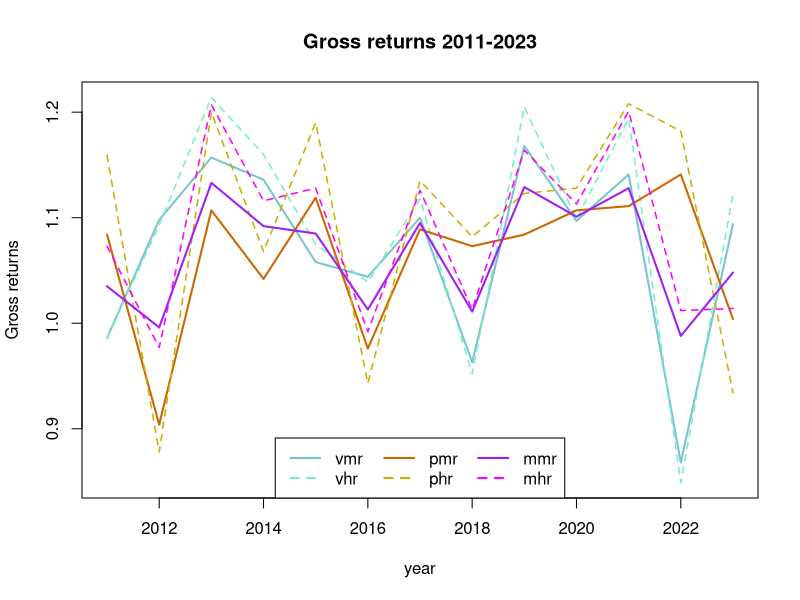
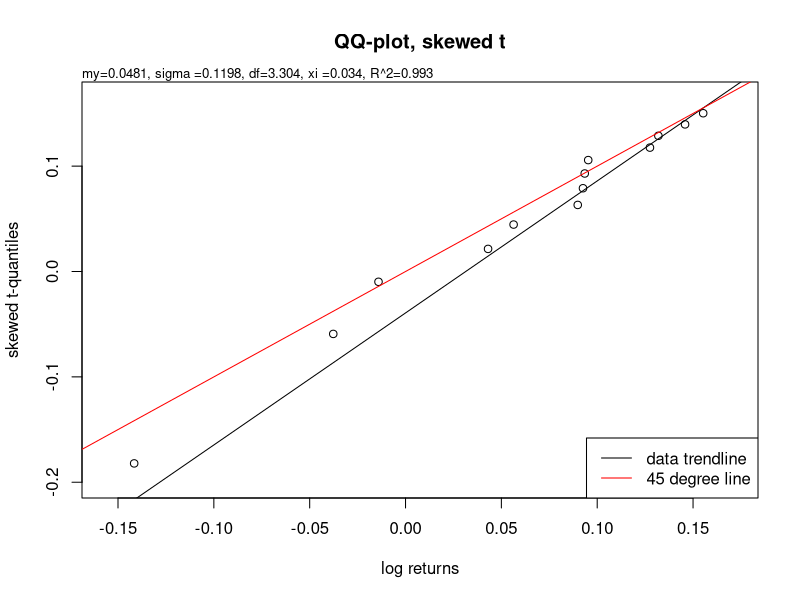
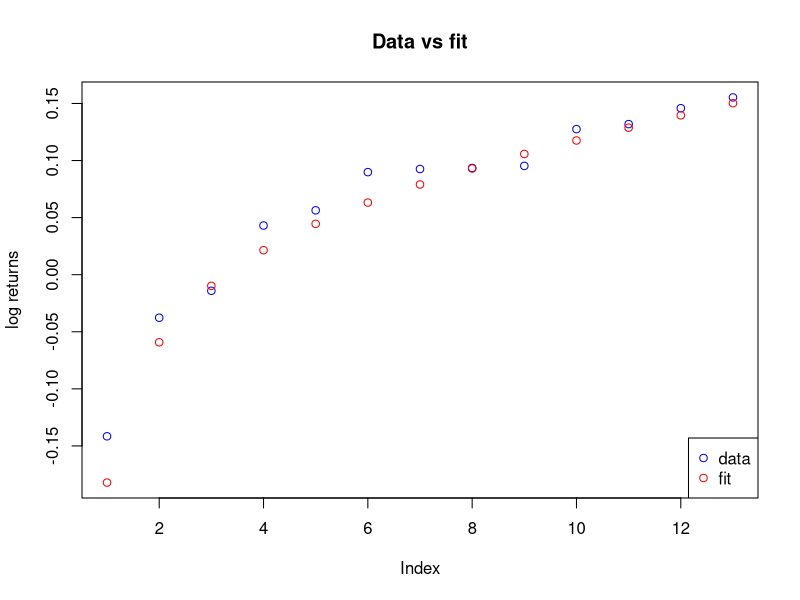
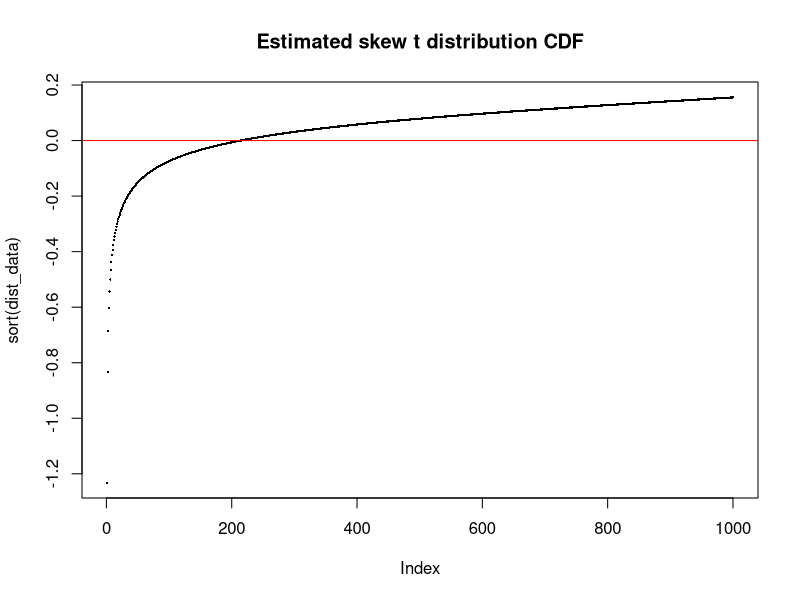
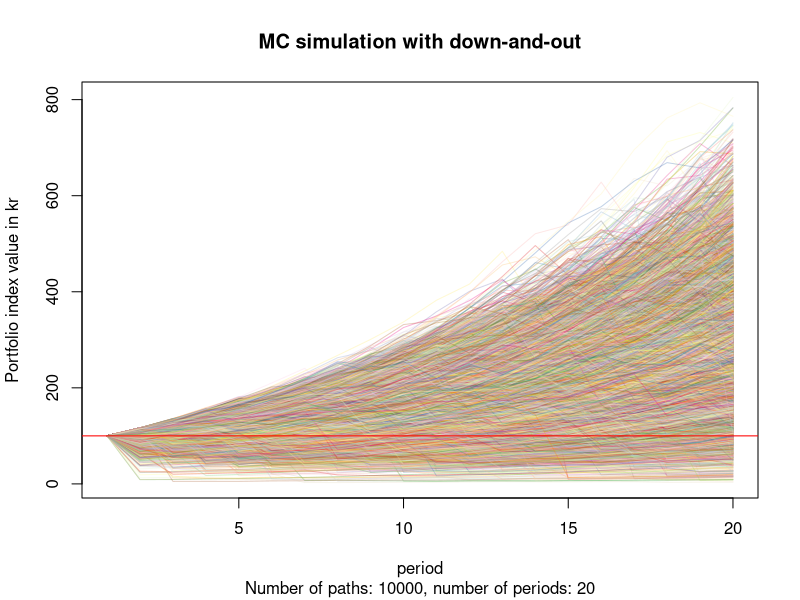

Write R code to recreate these figures, in order. (Note: this script raises an error after producing the figures.)
## ---- chunk 1
knitr::opts_chunk$set(echo=FALSE, warning=FALSE, message=FALSE)
## ---- chunk 2
library("fGarch")
library(RColorBrewer)
library(scales)
library(dplyr)
## ---- chunk 3
mc_num_paths <- 10000
mc_num_periods <- 20
mc_dao <- TRUE
## ---- chunk 4

## Calculate risk percentiles.
## data can be a data frame or a list of data frames.
# risk_percentiles <- function(data, percent, max_or_min) {
#   init_capital = 100
#   if(!is.list(data)) {
#     init_capital = 100
#   } else {
#     init_capital <- init_capital/length(data)
#     vect <- data[[1]]
#     if(length(data) > 1) {
#       for(i in 2:length(data)) {
#         vect <- vect + data[[i]]
#       }
#     }
#     data <- vect
#   }
#   if(max_or_min == "max"){
#       init_capital * (length(which(data < (100 - percent)/100)) + 0.5) / 1000
#     } else {
#       init_capital * (length(which(data > (100 + percent)/100)) + 0.5) / 1000
#     }
# }

## dist_data is given as log returns.
risk_percentiles <- function(dist_data, percent, max_or_min) {
  num_points <- length(dist_data)
  log_returns <- sort(dist_data)
  if(max_or_min == "max"){
    100 * (length(which(dist_data < log((100 - percent)/100)))) / num_points
  } else {
    100 * (length(which(dist_data > log((100 + percent)/100)))) / num_points
  }
}
risk_percentiles <- Vectorize(risk_percentiles, "percent")
  
## Estimate risk
risk_estimate <- function(dist_data, max_or_min = "max", percent) {
  if(max_or_min == "max") {
    cat("What is the risk of losing max", percent,"%? =<", risk_percentiles(dist_data, percent, max_or_min), "percent\n")
  } else {
    cat("What is the chance of gaining min", percent,"%? >=",risk_percentiles(dist_data, percent, max_or_min), "percent\n")
  }
}

## down_and_out_df() takes a data frame as input.
## For each column, the first element which is below the threshold and all following elements
## are set to 0.
down_and_out_df <- function(df, threshold) {
  ll <- lapply(df,
    function(vect) {
      n <- length(vect) 
      for(i in seq_along(vect)) {
        if(vect[i] < threshold ) {
          if(i == n) {break}
          vect[(i):n] <- rep(0, n - i + 1)
          break
        }
      }
      vect
    }
  )
  as.data.frame(ll)
}

down_and_out_vect <- function(vect, threshold) {
  n <- length(vect) 
  for(i in seq_along(vect)) {
    if(vect[i] < threshold ) {
      if(i == n) {break}
      vect[(i):n] <- rep(0, n - i + 1)
      break
    }
  }
  vect
}

count_num_dao <- function(df, threshold = 0) {
  length(which(df[nrow(df), ] <= threshold))
}

df_summary_to_df <- function(df_summary) {
  summary_df_pre <- as.data.frame(df_summary)
  summary_levels <- levels(summary_df_pre$Var2)
  summary_df <- data.frame(
    matrix(
      length(summary_levels), 
      nrow=nrow(
        summary_df_pre[summary_df_pre$Var2 == summary_levels[[1]], ]
      )
    )
  )
  summary_df_2 <- summary_df
  for(i in seq_along(summary_levels)) {
    summary_df[, i] <- summary_df_pre[summary_df_pre$Var2 == summary_levels[i], "Freq"]
  }

  row_names <- c("Min.   :", "1st Qu.:", "Median :", "Mean   :", "3rd Qu.:", "Max.   :")
  for(i in 1:nrow(summary_df)) {
    for(j in 1:ncol(summary_df)) {
      summary_df_2[i, j] <- as.numeric(gsub(row_names[i], "", summary_df[i, j]))
    }
  }
  names(summary_df_2) <- unlist(lapply(summary_levels, function(x) {gsub(" ", "", x)}))
  row.names(summary_df_2) <- row_names
  summary_df_2
}

## Rank funds for each metric in a summary data frame
## sorting is a list of elements being either "hi" or "lo", one element for each
## metric. If "hi", sort descending, if "lo", sort ascending.
rank_summary <- function(summary_df, sorting) {
  ll <- list()
  for(i in 1:nrow(summary_df)) {
    ll[[i]] <- data.frame(unlist(summary_df[i, ]), colnames(summary_df))
    #colnames(ll[[i]]) <- c(rownames(summary_df)[i], paste0(rownames(summary_df)[i], "_ranking"))
    colnames(ll[[i]]) <- c(rownames(summary_df)[i], "ranking")
    ifelse(
      sorting[i] == "hi",
      ll[[i]] <- arrange(
        ll[[i]],
        desc(
          get(colnames(ll[[i]])[1])
        )
      ),
      ll[[i]] <- arrange(
        ll[[i]],
        get(colnames(ll[[i]])[1])
      )
    )
    ifelse(
      i == 1,
      mc_rankings <- ll[[i]],
      mc_rankings <- cbind(mc_rankings, ll[[i]])
    )
  }
  
  rownames(mc_rankings) <- 1:nrow(mc_rankings)
  mc_rankings
}



## Fit data to a skewed t distribution
fit_skewed_t <- function(x, method = "BFGS") {
  loglik_sstd = function(beta) sum(- dsstd(x, mean = beta[1], sd = beta[2], nu = beta[3], xi = beta[4], log = TRUE))
  start = c(mean(x), sd(x), 3, 1)
  #fit_sstd = optim(start, loglik_sstd, hessian = F, method="L-BFGS-B", lower = c(0, 0.1, 1.1, -2))
  fit_sstd = optim(start, loglik_sstd, method = method)

  n = length(x)
  
  AIC_sstd = 2 * fit_sstd$value + 2 * 4
  BIC_sstd = 2 * fit_sstd$value + log(n) * 4
  #sd_sstd = sqrt(diag(solve(fit_sstd$hessian)))
  cat("\n")
  #cat("sd_sstd:", sd_sstd)
  cat("AIC:", AIC_sstd, "\n")
  cat("BIC:", BIC_sstd, "\n")
  
  # Middelværdi:
  mu_sstd_fit <- fit_sstd$par[1]#/1000
  cat("m:", mu_sstd_fit, "\n")
  
  # Spredning:
  sigma_sstd_fit <- fit_sstd$par[2]#/1000
  cat("s:", sigma_sstd_fit, "\n")
  
  # Frihedsgrader:
  nu_sstd_fit <- fit_sstd$par[3] # 3.36019
  cat("nu (df):", nu_sstd_fit, "\n")
  
  xi_sstd_fit <- fit_sstd$par[4] # 0.8436514
  cat("xi:", xi_sstd_fit, "\n")
  
  fit <- qsstd((1:n - 0.5)/n, mean = fit_sstd$par[1], sd = fit_sstd$par[2], nu = fit_sstd$par[3], xi = fit_sstd$par[4])

  r_squared <- cor(sort(fit), sort(x))
  # R^2
  r_squared_round <- round(r_squared, 3)
  cat("R^2:", r_squared_round, "\n")
  cat("\n")
  
  range_cuts <- c(0.0, 0.5, 0.9, 0.95, 0.99, 1.0)
  interpretations <- c(
    paste0("An R^2 of ", r_squared_round, " suggests that the fit is not great."),
    paste0("An R^2 of ", r_squared_round, " suggests that the fit is not completely random."),
    paste0("An R^2 of ", r_squared_round, " suggests that the fit is good."),
    paste0("An R^2 of ", r_squared_round, " suggests that the fit is very good."),
    paste0("An R^2 of ", r_squared_round, " suggests that the fit is extremely good.")
  )
  
  cat(interpretations[findInterval(r_squared_round, range_cuts)])
  cat("\n")
  cat("\n")
  
  dist_data <- qsstd((1:1000 - 0.5)/1000, mean = fit_sstd$par[1], sd = fit_sstd$par[2], nu = fit_sstd$par[3], xi = fit_sstd$par[4])

  risk_estimate(dist_data, "max", 10)
  risk_estimate(dist_data, "max", 25)
  risk_estimate(dist_data, "max", 50)
  risk_estimate(dist_data, "max", 90)
  risk_estimate(dist_data, "max", 99)
  cat("\n")
  risk_estimate(dist_data, "min", 10)
  risk_estimate(dist_data, "min", 25)
  risk_estimate(dist_data, "min", 50)
  risk_estimate(dist_data, "min", 90)
  risk_estimate(dist_data, "min", 99)

  theoretical_quantiles <- qsstd(ppoints(n), mu_sstd_fit, sigma_sstd_fit, nu_sstd_fit, xi_sstd_fit)
  
  output <- list(
    # Plot with estimated skewed t-distribution
    # qq plot for t-distribution
    qqplot = function() {qqplot(x = x, y = theoretical_quantiles, main = "QQ-plot, skewed t", xlab = "log returns", ylab = "skewed t-quantiles",  xlim = c(min(x) - abs(min(x))/10, max(x) + abs(max(x))/10), ylim = c(min(fit) - abs(min(fit))/10, max(fit) + abs(max(fit))/10))
    mtext(paste0("my=", round(mu_sstd_fit, 4),", sigma =", round(sigma_sstd_fit, 4),", df=",round(nu_sstd_fit, 3), ", xi =", round(xi_sstd_fit, 3), ", R^2=", r_squared_round), side=3,  cex = 0.8, adj=0)
    qqline(x, distribution = function(p) qsstd(p, mu_sstd_fit, sigma_sstd_fit, nu_sstd_fit, xi_sstd_fit), datax = TRUE, col="black")
    abline(0, 1, col = "red")
    legend("bottomright", legend = c("data trendline", "45 degree line"), col = c("black", "red"), lty = c(1, 1))
    },
    fit_plot = function() {
      plot(sort(x), col="blue", ylab = "log returns", main = "Data vs fit",
           ylim = c(min(c(x, fit)), max(c(x, fit))))
      points(sort(fit), col="red")
      legend("bottomright", legend = c("data", "fit"), col = c("blue", "red"), pch = c(1, 1))
    },
    dist_plot = function() {
      plot(sort(dist_data), pch = 16, cex = 0.3, main = "Estimated skew t distribution CDF")
      abline(a = 0, b = 0, col = "red")
    },
    data = x,
    fit = fit,
    dist_data = dist_data,
    m = mu_sstd_fit,
    s = sigma_sstd_fit,
    nu = nu_sstd_fit,
    xi = xi_sstd_fit,
    r_squared = r_squared,
    theoretical_quantiles = theoretical_quantiles
  )
  
  comment(output) <- "single_fit"
  output
}


# mc_simulation <- function(fit, num_paths = 1000, num_periods = 20, dao = TRUE) {
#   init_capital = 100
# 
#   qual_col_pals = brewer.pal.info[brewer.pal.info$category == 'qual',]
#   col_vector = unlist(mapply(brewer.pal, qual_col_pals$maxcolors, rownames(qual_col_pals)))
# 
#   mc_df <- data.frame(rep(0, num_periods))
#   for(j in 1:num_paths) {
#     mc_df[ ,j] <- init_capital * exp(cumsum(rsstd(num_periods, fit$m, fit$s, fit$nu, fit$xi)))
#   }
# 
#   colnames(mc_df) <- 1:num_paths
#   
#   mc_m <- mean(unlist(mc_df[num_periods, ]))
#   mc_s <- sd(unlist(mc_df[num_periods, ]))
#   mc_min <- min(unlist(mc_df[num_periods, ]))
#   mc_max <- max(unlist(mc_df[num_periods, ]))
#   
#   cat("Mean total portfolio index value after", num_periods, "years:", mc_m, "kr.\n")
#   cat("SD of total portfolio index value after", num_periods, "years:", mc_s, "kr.\n")
#   cat("Min total portfolio index value after", num_periods, "years:", mc_min, "kr.\n")
#   cat("Max total portfolio index value after", num_periods, "years:", mc_max, "kr.\n")
#   cat("\n")
#   
#   list(
#     mc_plot = function() {
#       plot(mc_df[, 1], type = "l", ylim = c(min(mc_df), max(mc_df)), xlab = "period", ylab = "Portfolio index value in kr", )
#       lapply(mc_df[, -1], function(x) {
#         lines(x, col = alpha(sample(col_vector, num_paths, replace = TRUE), 0.3))}
#       )
#       #polygon(x = c(0, num_periods, num_periods, 0), y = c(min(mc_df), min(mc_df), 0, 0), col = rgb(0.4, 0.4, 0.4, 0.25), border = NA)
#       abline(100, 0, lwd=1, col="red")
#     },
#     mc_plot_last_period = function() {
#       plot(
#         sort(unlist(mc_df[num_periods, ])), pch = 16, cex = 0.3,
#         xlab = "Sample ID",
#         ylab = "Portfolio index value in kr"
#       )
#       #polygon(x = c(0, num_paths, num_paths, 0), y = c(min(mc_df), min(mc_df), 0, 0), col = rgb(0.4, 0.4, 0.4, 0.25), border = NA)
#       abline(100, 0, lwd=1, col="red")
#       mtext(side=3, line=2, at=-0.07, adj=0, cex=1, "Sorted portfolio index values for last period of all runs")
#       mtext(side=3, line=1, at=-0.07, adj=0, cex=0.7, "(100 is par, 200 is double, 50 is half)")
#     },
#     mc_m = mc_m,
#     mc_s = mc_s,
#     mc_min = mc_min,
#     mc_max = mc_max,
#     mc_df = mc_df
#   )
# }


## Monte Carlo simulation
## Creates a data frame where each column is a simulated series, and the number 
## of rows is the number of periods in each series.
## The fit parameter can be a single output from fit_skewed_t(), or a list of 
## outputs from fit_skewed_t().
## mc_simulation() will create a separate simulation for each fit, dividing an 
## initial value of 100 between them, and then add the simulations together.
## For instance, if there are two fits, the first column of the simulations data 
## frame for the first fit will be added to the first column of the second df, ect.
## If dao=TRUE, will calculate down-and-out paths. For each column, the first 
## element which is below the threshold and all following elements are set to 0.

mc_simulation <- function(
    fit, 
    num_paths = 1000, 
    num_periods = 20,
    dao = TRUE,
    threshold = 0.01
    ) {
  init_capital = 100

  qual_col_pals = brewer.pal.info[brewer.pal.info$category == 'qual',]
  col_vector = unlist(mapply(brewer.pal, qual_col_pals$maxcolors, rownames(qual_col_pals)))

  ## Each single fit has comment "single_fit".
  ## A list if fits will not have a comment.
  if(is.null(comment(fit))) {
    ## A list of fits
    init_capital = 100/length(fit)
    mc_df <- data.frame(matrix(rep(0, num_paths * num_periods), nrow = num_periods))
    for(i in seq_along(fit)) {
      for(j in 1:num_paths) {
        mc_df[ ,j] <- mc_df[ ,j] + c(init_capital, init_capital * exp(cumsum(rsstd(num_periods - 1, fit[[i]]$m, fit[[i]]$s, fit[[i]]$nu, fit[[i]]$xi))))
      }
    }
  } else {
    if(comment(fit) == "single_fit") {
      mc_df <- data.frame(rep(0, num_periods))
      for(j in 1:num_paths) {
        mc_df[ ,j] <- c(init_capital, init_capital * exp(cumsum(rsstd(num_periods - 1, fit$m, fit$s, fit$nu, fit$xi))))
      }
    }
  }
  

  if(dao == TRUE) {
    mc_df <- down_and_out_df(mc_df, threshold)
    num_dao <- count_num_dao(mc_df)
    dao_probability_percent <- 100 * num_dao/num_paths
    
    cat("Down-and-out simulation:\n")
    cat("Probability of down-and-out:", dao_probability_percent, "percent\n")
    cat("\n")
  } else {
    cat("Simulation (ignoring down-and-out):\n")
    dao_probability_percent <- NA
  }

  colnames(mc_df) <- 1:num_paths

  mc_m <- mean(unlist(mc_df[num_periods, ]))
  mc_s <- sd(unlist(mc_df[num_periods, ]))
  mc_min <- min(unlist(mc_df[num_periods, ]))
  mc_max <- max(unlist(mc_df[num_periods, ]))
  
  percent_losing_paths <- 100 * count_num_dao(mc_df, threshold = 100)/num_paths

  cat("Mean portfolio index value after", num_periods, "years:", round(mc_m, 3), "kr.\n")
  cat("SD of portfolio index value after", num_periods, "years:", round(mc_s, 3), "kr.\n")
  cat("Min total portfolio index value after", num_periods, "years:", round(mc_min, 3), "kr.\n")
  cat("Max total portfolio index value after", num_periods, "years:", round(mc_max, 3), "kr.\n")
  cat("\n")
  cat("Share of paths finishing below 100:", percent_losing_paths, "percent")

  list(
    mc_plot = function() {
      plot(mc_df[, 1], type = "l", ylim = c(min(mc_df), max(mc_df)), xlab = "period", ylab = "Portfolio index value in kr", main = paste0("MC simulation ", ifelse(dao == TRUE, "with down-and-out", "ignoring down-and-out")), sub = paste0("Number of paths: ", num_paths, ", number of periods: ", num_periods))
      lapply(mc_df[, -1], function(x) {
        lines(x, col = alpha(sample(col_vector, num_paths, replace = TRUE), 0.3))}
      )
      abline(100, 0, lwd=1, col="red")
    },
    mc_plot_last_period = function() {
      plot(
        sort(unlist(mc_df[num_periods, ])), pch = 16, cex = 0.3,
        xlab = "Sample ID",
        ylab = "Portfolio index value in kr"
      )
      abline(100, 0, lwd=1, col="red")
      mtext(side=3, line=2, at=-0.07, adj=0, cex=1, "Sorted portfolio index values for last period of all runs")
      mtext(side=3, line=1, at=-0.07, adj=0, cex=0.7, "(100 is par, 200 is double, 50 is half)")
    },
    mc_m = mc_m,
    mc_s = mc_s,
    mc_min = mc_min,
    mc_max = mc_max,
    mc_df = mc_df,
    dao_probability_percent = dao_probability_percent,
    percent_losing_paths = percent_losing_paths
  )
}
## ---- chunk 5
# Velliv medium risk returns
vmr <- log(c(0.986, 1.098, 1.157, 1.136, 1.058, 1.044, 1.100, 0.963, 1.168, 1.097, 1.141, 0.868, 1.094))

# Velliv medium risk return, long period: 2007-2023
vmrl <- log(c(1.058, 0.801, 1.193, 1.129, 1.035, 0.996, 1.133, 1.092, 1.085, 1.013, 1.095, 1.011, 1.129, 1.101, 1.128, 0.988, 1.048))

# PFA medium risk returns
pmr <- log(c(1.084, 0.904, 1.107, 1.042, 1.119, 0.976, 1.089, 1.073, 1.084, 1.107, 1.111, 1.141, 1.004))

# Mix medium risk return
mmr <- log(c(1.035, 0.996, 1.133, 1.092, 1.085, 1.013, 1.095, 1.011, 1.129, 1.101, 1.128, 0.988, 1.048))

# Velliv high risk returns
vhr <- log(c(0.986, 1.093, 1.214, 1.160, 1.075, 1.039, 1.118, 0.952, 1.205, 1.099, 1.194, 0.849, 1.122))

# PFA high risk return
phr <- log(c(1.159, 0.878, 1.200, 1.068, 1.190, 0.943, 1.135, 1.082, 1.123, 1.128, 1.208, 1.182, 0.934))
  
# Mix high risk return
mhr <- log(c(1.073, 0.977, 1.207, 1.116, 1.128, 0.992, 1.126, 1.013, 1.164, 1.113, 1.201, 1.012, 1.014))

data_df <- data.frame(
  vmr = vmr,
  pmr = pmr,
  mmr = mmr,
  vhr = vhr,
  phr = phr,
  mhr = mhr
)

data_df_l <- data.frame(
  vmrl = vmrl
)
## ---- chunk 6
all_data <- exp(c(vmr, vhr, pmr, phr, mmr, mhr))
plot(x = c(2011:2023), y = exp(vmr), type = "l",  lty = 1, lwd = 2, xlab = "year", ylab = "Gross returns", col = "#7AC5CD", ylim = c(min(all_data), max(all_data)), main = "Gross returns 2011-2023")
lines(x = c(2011:2023), y = exp(vhr), col = "#76EEC6",  lty = 2, lwd = 1.5)
lines(x = c(2011:2023), y = exp(pmr), col = "#CD6600",  lty = 1, lwd = 2)
lines(x = c(2011:2023), y = exp(phr), col = "#CDAD00",  lty = 2, lwd = 1.5)
lines(x = c(2011:2023), y = exp(mmr), col = "#A020F0",  lty = 1, lwd = 2)
lines(x = c(2011:2023), y = exp(mhr), col = "#FF00FF",  lty = 2, lwd = 1.5)
legend("bottom", legend = c("vmr", "vhr", "pmr", "phr", "mmr", "mhr"), col = c("#7AC5CD", "#76EEC6", "#CD6600", "#CDAD00", "#A020F0", "#FF00FF"), lty = c(1, 2, 1, 2, 1, 2), lwd = 2, ncol = 3 )
## ---- chunk 7
df_summary <- summary(exp(data_df))
df_summary
## ---- chunk 8
summary(exp(data_df_l))
## ---- chunk 9
summary_df <- df_summary_to_df(df_summary)
summary_df
## ---- chunk 10
knitr::kable(rank_summary(summary_df, sorting = c("hi", "hi", "hi", "hi")), digits = 3)
## ---- chunk 11
cat("cov(vmr, pmr) = ", cov(vmr, pmr), "\n")
cat("cov(vhr, phr) = ", cov(vhr, phr), "\n")
## ---- chunk 12
fit_vmr <- fit_skewed_t(vmr)
## ---- chunk 13
(fit_vmr$qqplot)()
## ---- chunk 14
(fit_vmr$fit_plot)()
## ---- chunk 15
(fit_vmr$dist_plot)()
## ---- chunk 16
mc_vmr <- mc_simulation(fit_vmr, num_paths = mc_num_paths, num_periods = mc_num_periods, dao = mc_dao)
## ---- chunk 17
(mc_vmr$mc_plot)()
## ---- chunk 18
(mc_vmr$mc_plot_last_period)()
## ---- chunk 19
fit_vmrl <- fit_skewed_t(vmrl)
## ---- chunk 20
(fit_vmrl$qqplot)()
## ---- chunk 21
(fit_vmrl$fit_plot)()
## ---- chunk 22
(fit_vmrl$dist_plot)()
## ---- chunk 23
mc_vmrl <- mc_simulation(fit_vmrl, num_paths = mc_num_paths, num_periods = mc_num_periods, dao = mc_dao)
## ---- chunk 24
(mc_vmrl$mc_plot)()
## ---- chunk 25
(mc_vmrl$mc_plot_last_period)()
## ---- chunk 26
fit_vhr <- fit_skewed_t(vhr, method = "Nelder-Mead")
## ---- chunk 27
(fit_vhr$qqplot)()
## ---- chunk 28
(fit_vhr$fit_plot)()
## ---- chunk 29
(fit_vhr$dist_plot)()
## ---- chunk 30
mc_vhr <- mc_simulation(fit_vhr, num_paths = mc_num_paths, num_periods = mc_num_periods, dao = mc_dao)
## ---- chunk 31
(mc_vhr$mc_plot)()
## ---- chunk 32
(mc_vhr$mc_plot_last_period)()
## ---- chunk 33
fit_pmr <- fit_skewed_t(pmr)
## ---- chunk 34
(fit_pmr$qqplot)()
## ---- chunk 35
fit_pmr$theoretical_quantiles
## ---- chunk 36
(fit_pmr$fit_plot)()
## ---- chunk 37
(fit_pmr$dist_plot)()
## ---- chunk 38
mc_pmr <- mc_simulation(fit_pmr, num_paths = mc_num_paths, num_periods = mc_num_periods, dao = mc_dao)
## ---- chunk 39
(mc_pmr$mc_plot)()
## ---- chunk 40
(mc_pmr$mc_plot_last_period)()
## ---- chunk 41
fit_phr <- fit_skewed_t(phr)
## ---- chunk 42
(fit_phr$qqplot)()
## ---- chunk 43
(fit_phr$fit_plot)()
## ---- chunk 44
(fit_phr$dist_plot)()
## ---- chunk 45
mc_phr <- mc_simulation(fit_phr, num_paths = mc_num_paths, num_periods = mc_num_periods, dao = mc_dao)
## ---- chunk 46
(mc_phr$mc_plot)()
## ---- chunk 47
(mc_phr$mc_plot_last_period)()
## ---- chunk 48
fit_mmr <- fit_skewed_t(mmr)
## ---- chunk 49
(fit_mmr$qqplot)()
## ---- chunk 50
(fit_mmr$fit_plot)()
## ---- chunk 51
(fit_mmr$dist_plot)()
## ---- chunk 52
mc_mmr_a <- mc_simulation(fit_mmr, num_paths = mc_num_paths, num_periods = mc_num_periods, dao = mc_dao)
## ---- chunk 53
(mc_mmr_a$mc_plot)()
## ---- chunk 54
(mc_mmr_a$mc_plot_last_period)()
## ---- chunk 55
# NOTE: Can we just use the mixed returns, when we are mixing two processes with individual path dependence? (See appendix)
# 
# Instead we try doing one MC simulation for `vmr` and one for `pmr`, each with initial value 50, then adding the two simulations to each other.
## ---- chunk 56
mc_mmr_b <- mc_simulation(list(fit_vmr, fit_pmr), num_paths = mc_num_paths, num_periods = mc_num_periods, dao = mc_dao)
## ---- chunk 57
(mc_mmr_b$mc_plot)()
## ---- chunk 58
(mc_mmr_b$mc_plot_last_period)()
## ---- chunk 59
fit_mhr <- fit_skewed_t(mhr)
## ---- chunk 60
(fit_mhr$qqplot)()
## ---- chunk 61
(fit_mhr$fit_plot)()
## ---- chunk 62
(fit_mhr$dist_plot)()
## ---- chunk 63
mc_mhr_a <- mc_simulation(fit_mhr, num_paths = mc_num_paths, num_periods = mc_num_periods, dao = mc_dao)
## ---- chunk 64
(mc_mhr_a$mc_plot)()
## ---- chunk 65
(mc_mhr_a$mc_plot_last_period)()
## ---- chunk 66
# NOTE: Can we just use the mixed returns, when we are mixing two processes with individual path dependence? (See appendix)
# 
# Instead we try doing one MC simulation for `vhr` and one for `phr`, each with initial value 50, then adding the two simulations to each other.
## ---- chunk 67
mc_mhr_b <- mc_simulation(list(fit_vhr, fit_phr), num_paths = mc_num_paths, num_periods = mc_num_periods, dao = mc_dao)
## ---- chunk 68
(mc_mhr_b$mc_plot)()
## ---- chunk 69
(mc_mhr_b$mc_plot_last_period)()
## ---- chunk 70
# Use "max" for losses
percent_vals = c(0, 5, 10, 25, 50, 90, 99)
risk_percentiles_df <-  data.frame(
      #Percent = percent_vals,
      Velliv_medium = risk_percentiles(fit_vmr$dist_data, percent_vals, "max"),
      Velliv_medium_long = risk_percentiles(fit_vmrl$dist_data, percent_vals, "max"),
      Velliv_high = risk_percentiles(fit_vhr$dist_data, percent_vals, "max"),
      PFA_medium = risk_percentiles(fit_pmr$dist_data, percent_vals, "max"),
      PFA_high = risk_percentiles(fit_phr$dist_data, percent_vals, "max"),
      mix_medium = risk_percentiles(fit_mmr$dist_data, percent_vals, "max"),
      mix_high = risk_percentiles(fit_mhr$dist_data, percent_vals, "max")
)

rownames(risk_percentiles_df) <- as.character(percent_vals)
## ---- chunk 71
knitr::kable(risk_percentiles_df, digits = 3)
## ---- chunk 72
knitr::kable(rank_summary(risk_percentiles_df, sorting = rep("hi", length(percent_vals))), digits = 3)
## ---- chunk 73
# Use "min" for gains
percent_vals = c(0, 5, 10, 25, 50, 100)
gain_percentiles_df <-  data.frame(
      #Percent = percent_vals,
      Velliv_medium = risk_percentiles(fit_vmr$dist_data, percent_vals, "min"),
      Velliv_medium_long = risk_percentiles(fit_vmrl$dist_data, percent_vals, "min"),
      Velliv_high = risk_percentiles(fit_vhr$dist_data, percent_vals, "min"),
      PFA_medium = risk_percentiles(fit_pmr$dist_data, percent_vals, "min"),
      PFA_high = risk_percentiles(fit_phr$dist_data, percent_vals, "min"),
      mix_medium = risk_percentiles(fit_mmr$dist_data, percent_vals, "min"),
      mix_high = risk_percentiles(fit_mhr$dist_data, percent_vals, "min")
)

rownames(gain_percentiles_df) <- as.character(percent_vals)
## ---- chunk 74
knitr::kable(gain_percentiles_df, digits = 3)
## ---- chunk 75
knitr::kable(rank_summary(gain_percentiles_df, sorting = rep("hi", length(percent_vals))), digits = 3)
## ---- chunk 76
# Use "max" for losses
percent_vals = c(0, 5, 10, 25, 50, 90, 99)
mc_loss_percentiles_df <-  data.frame(
      #Percent = percent_vals,
      Velliv_m = risk_percentiles(log(unlist(mc_vmr$mc_df[20, ])/100), percent_vals, "max"),
      Velliv_m_long = risk_percentiles(log(unlist(mc_vmrl$mc_df[20, ])/100), percent_vals, "max"),
      Velliv_h = risk_percentiles(log(unlist(mc_vhr$mc_df[20, ])/100), percent_vals, "max"),
      PFA_m = risk_percentiles(log(unlist(mc_pmr$mc_df[20, ])/100), percent_vals, "max"),
      PFA_h = risk_percentiles(log(unlist(mc_phr$mc_df[20, ])/100), percent_vals, "max"),
      mix_m_a = risk_percentiles(log(unlist(mc_mmr_a$mc_df[20, ])/100), percent_vals, "max"),
      mix_h_a = risk_percentiles(log(unlist(mc_mhr_a$mc_df[20, ])/100), percent_vals, "max"),
      mix_m_b = risk_percentiles(log(unlist(mc_mmr_b$mc_df[20, ])/100), percent_vals, "max"),
      mix_h_b = risk_percentiles(log(unlist(mc_mhr_b$mc_df[20, ])/100), percent_vals, "max")
)

rownames(mc_loss_percentiles_df) <- as.character(percent_vals)
## ---- chunk 77
knitr::kable(mc_loss_percentiles_df, digits = 3)
## ---- chunk 78
knitr::kable(rank_summary(mc_loss_percentiles_df, sorting = rep("hi", length(percent_vals))), digits = 3)
## ---- chunk 79
# Use "min" for gains
percent_vals = c(0, 5, 10, 25, 50, 100, 200, 300, 400, 500, 1000)
mc_gain_percentiles_df <-  data.frame(
      #Percent = percent_vals,
      Velliv_m = risk_percentiles(log(unlist(mc_vmr$mc_df[20, ])/100), percent_vals, "min"),
      Velliv_m_long = risk_percentiles(log(unlist(mc_vmrl$mc_df[20, ])/100), percent_vals, "min"),
      Velliv_h = risk_percentiles(log(unlist(mc_vhr$mc_df[20, ])/100), percent_vals, "min"),
      PFA_m = risk_percentiles(log(unlist(mc_pmr$mc_df[20, ])/100), percent_vals, "min"),
      PFA_h = risk_percentiles(log(unlist(mc_phr$mc_df[20, ])/100), percent_vals, "min"),
      mix_m_a = risk_percentiles(log(unlist(mc_mmr_a$mc_df[20, ])/100), percent_vals, "min"),
      mix_h_a = risk_percentiles(log(unlist(mc_mhr_a$mc_df[20, ])/100), percent_vals, "min"),
      mix_m_b = risk_percentiles(log(unlist(mc_mmr_b$mc_df[20, ])/100), percent_vals, "min"),
      mix_h_b = risk_percentiles(log(unlist(mc_mhr_b$mc_df[20, ])/100), percent_vals, "min")
)

rownames(mc_gain_percentiles_df) <- as.character(percent_vals)
## ---- chunk 80
knitr::kable(mc_gain_percentiles_df, digits = 3)
## ---- chunk 81
knitr::kable(rank_summary(mc_gain_percentiles_df, sorting = rep("hi", length(percent_vals))), digits = 3)
## ---- chunk 82
fit_summary <- data.frame(
  Velliv_medium = c(fit_vmr$m, fit_vmr$s, fit_vmr$nu, fit_vmr$xi, fit_vmr$r_squared),
  Velliv_medium_long = c(fit_vmrl$m, fit_vmrl$s, fit_vmrl$nu, fit_vmrl$xi, fit_vmrl$r_squared),
  Velliv_high = c(fit_vhr$m, fit_vhr$s, fit_vhr$nu, fit_vhr$xi, fit_vhr$r_squared),
  PFA_medium = c(fit_pmr$m, fit_pmr$s, fit_pmr$nu, fit_pmr$xi, fit_pmr$r_squared),
  PFA_high = c(fit_phr$m, fit_phr$s, fit_phr$nu, fit_phr$xi, fit_phr$r_squared),
  mix_medium = c(fit_mmr$m, fit_mmr$s, fit_mmr$nu, fit_mmr$xi, fit_mmr$r_squared),
  mix_high = c(fit_mhr$m, fit_mhr$s, fit_mhr$nu, fit_mhr$xi, fit_mhr$r_squared)
)

rownames(fit_summary) <- c("m", "s", "nu", "xi", "R-squared")
## ---- chunk 83
knitr::kable(fit_summary, digits = 3)
## ---- chunk 84
knitr::kable(rank_summary(fit_summary[c(1, 2, 5), ], sorting = c("hi", "lo", "hi")), digits = 3)
## ---- chunk 85
cat("Number of paths:", mc_num_paths, "\n")
## ---- chunk 86
mc_summary <- data.frame(
  Velliv_m = c(mc_vmr$mc_m, mc_vmr$mc_s, mc_vmr$mc_min, mc_vmr$mc_max, mc_vmr$dao_probability_percent, mc_vmr$percent_losing_paths),
  Velliv_m_l = c(mc_vmrl$mc_m, mc_vmrl$mc_s, mc_vmrl$mc_min, mc_vmrl$mc_max, mc_vmrl$dao_probability_percent, mc_vmrl$percent_losing_paths),
  Velliv_h = c(mc_vhr$mc_m, mc_vhr$mc_s, mc_vhr$mc_min, mc_vhr$mc_max, mc_vhr$dao_probability_percent, mc_vhr$percent_losing_paths),
  PFA_m = c(mc_pmr$mc_m, mc_pmr$mc_s, mc_pmr$mc_min, mc_pmr$mc_max, mc_pmr$dao_probability_percent, mc_pmr$percent_losing_paths),
  PFA_h = c(mc_phr$mc_m, mc_phr$mc_s, mc_phr$mc_min, mc_phr$mc_max, mc_phr$dao_probability_percent, mc_phr$percent_losing_paths),
  mix_m_a = c(mc_mmr_a$mc_m, mc_mmr_a$mc_s, mc_mmr_a$mc_min, mc_mmr_a$mc_max, mc_mmr_a$dao_probability_percent, mc_mmr_a$percent_losing_paths),
  mix_m_b = c(mc_mmr_b$mc_m, mc_mmr_b$mc_s, mc_mmr_b$mc_min, mc_mmr_b$mc_max, mc_mmr_b$dao_probability_percent, mc_mmr_b$percent_losing_paths),
  mix_h_a = c(mc_mhr_a$mc_m, mc_mhr_a$mc_s, mc_mhr_a$mc_min, mc_mhr_a$mc_max, mc_mhr_a$dao_probability_percent, mc_mhr_a$percent_losing_paths),
  mix_h_b = c(mc_mhr_b$mc_m, mc_mhr_b$mc_s, mc_mhr_b$mc_min, mc_mhr_b$mc_max, mc_mhr_b$dao_probability_percent, mc_mhr_b$percent_losing_paths)
)

rownames(mc_summary) <- c("mc_m", "mc_s", "mc_min", "mc_max", "dao_pct", "losing_pct")
## ---- chunk 87
knitr::kable(mc_summary, digits = 3)
## ---- chunk 88
knitr::kable(rank_summary(mc_summary, sorting = c("hi", "lo", "hi", "hi", "lo", "lo")), digits = 3)
## ---- chunk 89
x0 <- 100
y0 <- 200
Rx <- 0.5
Ry <- 1.5
## ---- chunk 90
cat(paste0("Let x_0 be ", x0, ".\n"))
cat(paste0("Let y_0 be ", y0, ".\n"))
cat("So the initial value of the pf is", x0 + y0, ".\n")
cat("\n")
cat(paste0("Let R_x be ", Rx, ".\n"))
cat(paste0("Let R_y be ", Ry, ".\n"))
## ---- chunk 91
cat(paste0("x_1 is R_x * x_0 = ", Rx * x0, ".\n"))
cat(paste0("y_1 is R_y * y_0 = ", Ry * y0, ".\n"))
## ---- chunk 92
cat("0.5 * (R_x + R_y) =", 0.5 * (Rx + Ry), "\n")
## ---- chunk 93
cat("(x_0 + y_0) * 0.5 * (R_x + R_y) =", (x0 + y0) * 0.5 * (Rx + Ry), "\n")
## ---- chunk 94
cat("0.5 * (x_1 + y_1) = 0.5 * (R_x * x_0 + R_y * y_0) =", 0.5 * (Rx * x0 + Ry * y0), "\n")
## ---- chunk 95
cat("0.5 * (log(R_x) + log(R_y)) =", 0.5 * (log(Rx) + log(Ry)), "\n")
## ---- chunk 96
cat("(x_0 + y_0) * exp(0.5 * (log(Rx) + log(Ry))) =", (x0 + y0) * exp(0.5 * (log(Rx) + log(Ry))), "\n")
## ---- chunk 97
mc_sim <- function(
    num_runs = 1, 
    num_paths = 1000, 
    num_periods = 20,
    m_a = 0,
    s_a = 0.4,
    m_b = 10,
    s_b = 3
    ) {
  
  data_x <- rnorm(num_periods, m_a, s_a)
  data_y <- rnorm(num_periods, m_b, s_b)
  
  m_data_x <- mean(data_x)
  s_data_x <- sd(data_x)
  m_data_y <- mean(data_y)
  s_data_y <- sd(data_y)
  
  cat("m(data_x):", m_data_x, "\n")
  cat("s(data_x):", s_data_x, "\n")
  cat("m(data_y):", m_data_y, "\n")
  cat("s(data_y):", s_data_y, "\n")
  cat("\n")
  
  m_data_xy <- mean(0.5 * data_x + 0.5 * data_y)
  s_data_xy <- sd(0.5 * data_x + 0.5 * data_y)
  
  cat("m(data_x + data_y):", m_data_xy, "\n")
  cat("s(data_x + data_y):", s_data_xy, "\n")
  cat("\n")
  
  run_sim <- function(num_runs) {
    df <- data.frame(
      m_a = rep(0, num_runs), m_b = rep(0, num_runs), 
      s_a = rep(0, num_runs), s_b = rep(0, num_runs)
    )
    for(j in 1:num_runs) {
      sim_x <- rep(0, num_paths)
      sim_y <- rep(0, num_paths)
      sim_xy <- rep(0, num_paths)
      for(i in 1:num_paths) {
        sim_x[i] <- sum(rnorm(num_periods, m_data_x, s_data_x))
        sim_y[i] <- sum(rnorm(num_periods, m_data_y, s_data_y))
        sim_xy[i] <- sum(rnorm(num_periods, m_data_xy, s_data_xy))
      }

      df$m_a[j] <-  mean(0.5 * sim_x + 0.5 * sim_y)
      df$m_b[j] <-  mean(sim_xy)
      df$s_a[j] <-  sd(0.5 * sim_x + 0.5 * sim_y)
      df$s_b[j] <-  sd(sim_xy)
    }
    df
  }
  
  run_sim(num_runs)
}
## ---- chunk 98
mc_sim_df <- mc_sim(
  num_runs = 10, 
  num_paths = 1000, 
  num_periods = 20,
  m_a = 0,
  s_a = 0.4,
  m_b = 10,
  s_b = 3
)
## ---- chunk 99
knitr::kable(mc_sim_df, digits = 3)
## ---- chunk 100
summary(mc_sim_df)
## ---- chunk 101
vect1 <- c(rnorm(100))
vect2 <- c(sample(vect1, 100))
vect3 <- c(sample(vect1, 100))
path1 <- c(0, cumsum(vect1))
path2 <- c(0, cumsum(vect2))
path3 <- c(0, cumsum(vect3))
plot(path1, type = "l", col = "blue", 
     ylim = c(
       min(c(path1, path2, path3)), 
       max(c(path1, path2, path3))
     )
)
lines(path2, col = "red")
lines(path3, col = "green")
## ---- chunk 102
vect1a <- c(rnorm(100, 0.05, 0.06))
vect1b <- c(sample(vect1a, 100))
vect2a <- c(rnorm(100, 0.05, 0.06))
vect2b <- c(sample(vect2a, 100))

path1a <- 100 * c(1, cumprod(1 + vect1a))
path1b <- 100 * c(1, cumprod(1 + vect1b))
path2a <- 100 * c(1, cumprod(1 + vect2a))
path2b <- 100 * c(1, cumprod(1 + vect2b))

mix_path_a <- 0.5 * path1a + 0.5 * path2a
mix_path_b <- 0.5 * path1b + 0.5 * path2b

plot(path1a, type = "l", lty = 1, col = "blue", 
     ylim = c(
       min(c(path1a, path1b, path2a, path2b)), 
       max(c(path1a, path1b, path2a, path2b))
     )
)
lines(path1b, lty = 2, col = "blue")
lines(path2a, lty = 1, col = "red")
lines(path2b, lty = 2, col = "red")
## ---- chunk 103
plot(mix_path_a, type = "l", lty = 1, col = "blue", 
     ylim = c(
       min(c(mix_path_a, mix_path_b)), 
       max(c(mix_path_a, mix_path_b))
     )
)
lines(mix_path_b, lty = 2, col = "blue")
## ---- chunk 104
var(0.5 * vhr + 0.5 * phr)
0.5^2 * var(vhr) + 0.5^2 * var(phr) + 2 * 0.5 * 0.5 * cov(vhr, phr)
## ---- chunk 105
n <- 50
test_df <- data.frame(m = rep(0, n), s = rep(0, n))
for(i in 1:n) {
  vmrl_smp <- sample(vmrl, 13)
  test_df$m[i] <- mean(0.5 * vmrl_smp + 0.5 * phr)
  test_df$s[i] <- sd(0.5 * vmrl_smp + 0.5 * phr)
}
summary(test_df)
